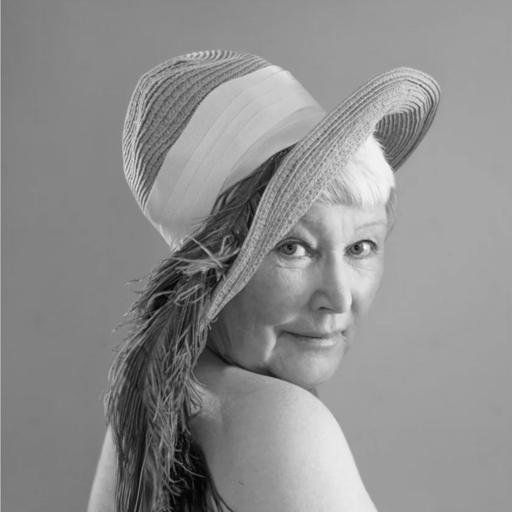
%> input picture lab2/old_lena_gray.tif, 512 x 512 px
$ octave median_filter.m   (GNU Octave 9; MATLAB toolbox functions it lacks are replaced by stand-ins)
%> lines starting %> are read from the running program, lines starting %| are printed output that depends on the picture
% median filter

I = imread('old_lena_gray.tif');
%> I is the input picture: size 512x512 uint8; min 0, max 255, mean 141.9
% J = imnoise(I, 'salt & pepper', d); adds salt and pepper noise, where d
% is the noise density, whose default value is 0.05. This approximately
% affects d*numel(I) pixels.
J = imnoise(I, 'salt & pepper', 0.02);          % 'gaussian', 'localvar', 'poisson', 'salt & pepper', 'speckle'
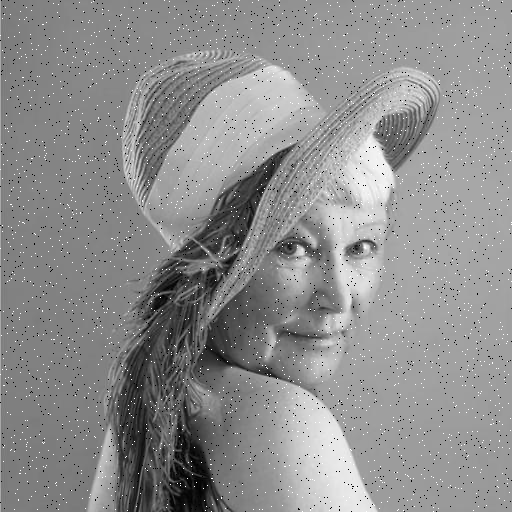
%> J: size 512x512 uint8; min 0, max 255, mean 141.6
% J = medfilt2(I) performs median filtering of the image I in two
% dimensions. Each output pixel contains the median value in a 3-by-3
% neighbourhood around the corresponding pixel in the input image.
K = medfilt2(J);
% imshow(J), figure, imshow(K);

subplot(2, 3, 1), imshow(I);
Isp = imnoise(I, 'salt & pepper', 0.03);
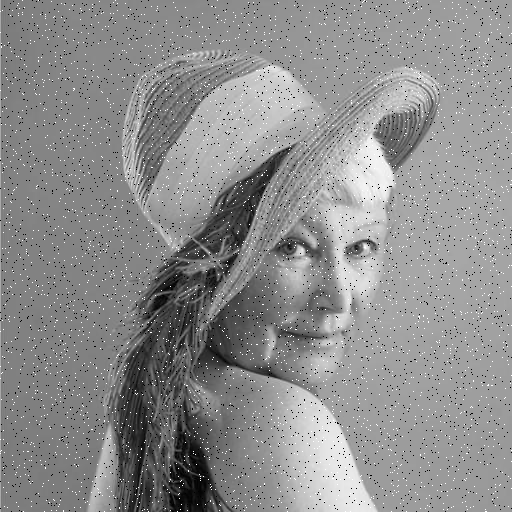
%> Isp: size 512x512 uint8; min 0, max 255, mean 141.4
subplot(2, 3, 2), imshow(Isp);
Ig = imnoise(I, 'gaussian', 0.02);
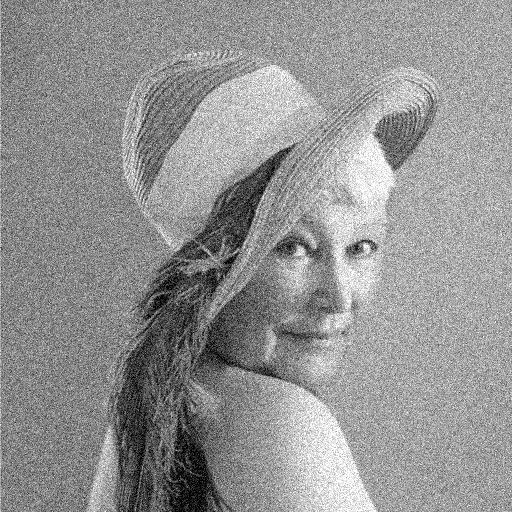
%> Ig: size 512x512 uint8; min 0, max 255, mean 146.9
subplot(2, 3, 3), imshow(Ig);
% [4 lines of commented-out code are left out]

Im = medfilt2(I, [3 3]);            % Apply to original image
Ispm = medfilt2(Isp, [3 3]);        % Apply to salt and pepper image
Igm = medfilt2(Ig, [3 3]);          % Apply to Gaussian iamge
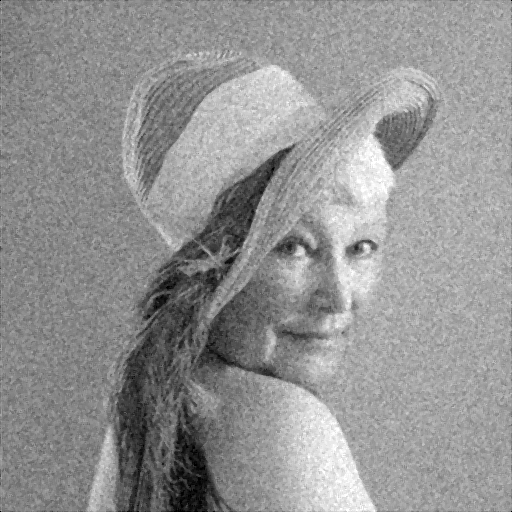
%> Igm: size 512x512 uint8; min 0, max 255, mean 146.8
subplot(1, 3, 1), imshow(Im);
title('Meidian Filtering of Original Image');
subplot(1, 3, 2), imshow(Ispm);
title('Median Filtering of Salt & Pepper Image');
subplot(1, 3, 3), imshow(Igm);
title('Median Filtering of Gaussian Image');
